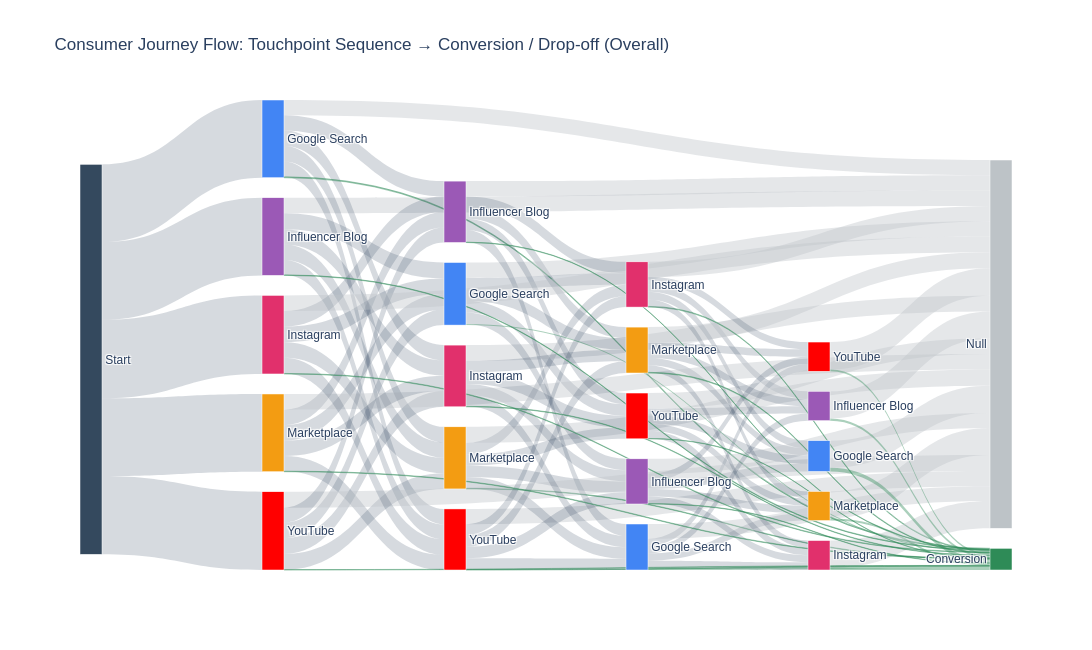

The cell this chart's notebook holds for it:
### Code cell
# ---------------------------------------------------------
# 7. BUILD & RENDER SANKEY (OVERALL)
# ---------------------------------------------------------
fig = go.Figure(data=[go.Sankey(
    node=dict(
        pad=20,
        thickness=22,
        line=dict(color="white", width=0.5),
        label=display_labels,
        color=node_colors,
    ),
    link=dict(
        source=sources,
        target=targets,
        value=values,
        color=link_colors,
    )
)])

fig.update_layout(
    title_text="Consumer Journey Flow: Touchpoint Sequence → Conversion / Drop-off (Overall)",
    font=dict(size=12, family="Arial"),
    height=650,
    width=1100,
    plot_bgcolor='white',
    paper_bgcolor='white',
)

fig.show()
fig.write_image('exec_sankey_overall.png', scale=2)
fig.write_html('exec_sankey_overall.html')   # interactive version for the deck/email

print("Saved overall Sankey diagram (PNG + interactive HTML).")

### Figure 1 — Plotly figure (JSON) as saved in the notebook; plotly's stock layout.template omitted (floating-point values rounded to 4 significant figures)
{"data": [{"link": {"color": ["rgba(52,73,94,0.2)", "rgba(189,195,199,0.4)", "rgba(52,73,94,0.2)", "rgba(52,73,94,0.2)", "rgba(52,73,94,0.2)", "rgba(52,73,94,0.2)", "rgba(189,195,199,0.4)", "rgba(52,73,94,0.2)", "rgba(52,73,94,0.2)", "rgba(52,73,94,0.2)", "rgba(52,73,94,0.2)", "rgba(52,73,94,0.2)", "rgba(189,195,199,0.4)", "rgba(52,73,94,0.2)", "rgba(189,195,199,0.4)", "rgba(52,73,94,0.2)", "rgba(52,73,94,0.2)", "rgba(52,73,94,0.2)", "rgba(189,195,199,0.4)", "rgba(52,73,94,0.2)", "rgba(52,73,94,0.2)", "rgba(189,195,199,0.4)", "rgba(52,73,94,0.2)", "rgba(52,73,94,0.2)", "rgba(52,73,94,0.2)", "rgba(189,195,199,0.4)", "rgba(189,195,199,0.4)", "rgba(52,73,94,0.2)", "rgba(52,73,94,0.2)", "rgba(52,73,94,0.2)", "rgba(189,195,199,0.4)", "rgba(46,139,87,0.4)", "rgba(52,73,94,0.2)", "rgba(52,73,94,0.2)", "rgba(52,73,94,0.2)", "rgba(189,195,199,0.4)", "rgba(52,73,94,0.2)", "rgba(52,73,94,0.2)", "rgba(52,73,94,0.2)", "rgba(46,139,87,0.4)", "rgba(52,73,94,0.2)", "rgba(52,73,94,0.2)", "rgba(52,73,94,0.2)", "rgba(52,73,94,0.2)", "rgba(52,73,94,0.2)", "rgba(189,195,199,0.4)", "rgba(52,73,94,0.2)", "rgba(189,195,199,0.4)", "rgba(52,73,94,0.2)", "rgba(189,195,199,0.4)", "rgba(52,73,94,0.2)", "rgba(52,73,94,0.2)", "rgba(52,73,94,0.2)", "rgba(52,73,94,0.2)", "rgba(52,73,94,0.2)", "rgba(189,195,199,0.4)", "rgba(52,73,94,0.2)", "rgba(52,73,94,0.2)", "rgba(46,139,87,0.4)", "rgba(52,73,94,0.2)", "rgba(189,195,199,0.4)", "rgba(52,73,94,0.2)", "rgba(52,73,94,0.2)", "rgba(52,73,94,0.2)", "rgba(52,73,94,0.2)", "rgba(189,195,199,0.4)", "rgba(52,73,94,0.2)", "rgba(189,195,199,0.4)", "rgba(52,73,94,0.2)", "rgba(52,73,94,0.2)", "rgba(52,73,94,0.2)", "rgba(46,139,87,0.4)", "rgba(52,73,94,0.2)", "rgba(189,195,199,0.4)", "rgba(52,73,94,0.2)", "rgba(189,195,199,0.4)", "rgba(52,73,94,0.2)", "rgba(52,73,94,0.2)", "rgba(52,73,94,0.2)", "rgba(46,139,87,0.4)", "rgba(52,73,94,0.2)", "rgba(46,139,87,0.4)", "rgba(189,195,199,0.4)", "rgba(52,73,94,0.2)", "rgba(52,73,94,0.2)", "rgba(52,73,94,0.2)", "rgba(52,73,94,0.2)", "rgba(52,73,94,0.2)", "rgba(52,73,94,0.2)", "rgba(52,73,94,0.2)", "rgba(46,139,87,0.4)", "rgba(46,139,87,0.4)", "rgba(52,73,94,0.2)", "rgba(46,139,87,0.4)", "rgba(46,139,87,0.4)", "rgba(46,139,87,0.4)", "rgba(46,139,87,0.4)", "rgba(46,139,87,0.4)", "rgba(46,139,87,0.4)", "rgba(46,139,87,0.4)", "rgba(46,139,87,0.4)", "rgba(46,139,87,0.4)", "rgba(46,139,87,0.4)", "rgba(46,139,87,0.4)", "rgba(46,139,87,0.4)"], "source": [0, 2, 0, 1, 9, 13, 17, 0, 4, 6, 15, 1, 8, 1, 10, 4, 7, 14, 20, 10, 12, 16, 2, 10, 11, 19, 1, 11, 0, 3, 9, 1, 0, 5, 9, 15, 3, 6, 13, 9, 5, 8, 12, 6, 14, 14, 5, 6, 4, 11, 2, 9, 1, 3, 7, 4, 8, 15, 19, 9, 12, 2, 7, 6, 12, 5, 10, 13, 7, 2, 8, 13, 5, 7, 12, 18, 15, 3, 10, 20, 15, 18, 3, 13, 11, 13, 14, 8, 14, 11, 17, 8, 4, 16, 7, 10, 2, 3, 6, 4, 5, 11, 15, 14, 12], "target": [2, 22, 1, 9, 13, 17, 22, 4, 6, 15, 17, 8, 22, 10, 22, 7, 14, 20, 22, 12, 16, 22, 10, 11, 19, 22, 22, 20, 3, 9, 22, 21, 5, 9, 15, 22, 6, 13, 16, 21, 8, 12, 19, 14, 16, 22, 6, 22, 10, 22, 9, 11, 7, 7, 11, 22, 15, 19, 21, 12, 22, 6, 13, 12, 20, 22, 13, 22, 15, 8, 11, 21, 7, 22, 18, 22, 16, 10, 14, 21, 18, 21, 22, 20, 17, 19, 17, 14, 18, 18, 21, 21, 8, 21, 21, 21, 21, 21, 21, 21, 21, 21, 21, 21, 21], "value": [19504, 3928, 19513, 3886, 2882, 1883, 6810, 19523, 3902, 2912, 1798, 3839, 3950, 3868, 3838, 3878, 2786, 1877, 6893, 2863, 1948, 6837, 3748, 2844, 1857, 6767, 3803, 1835, 19733, 3922, 4029, 231, 19653, 3919, 2864, 3861, 3917, 2894, 1909, 134, 3953, 2808, 1880, 2896, 1841, 3995, 3906, 3870, 3784, 3688, 3874, 2884, 3886, 3880, 3002, 3948, 2895, 1820, 543, 2808, 3819, 3992, 2858, 2864, 1789, 3997, 2734, 3798, 2829, 3829, 2821, 178, 3773, 3836, 1799, 6873, 2035, 3933, 2955, 455, 1896, 524, 3941, 1847, 1817, 1753, 1866, 2895, 1777, 1925, 554, 125, 3873, 896, 106, 99, 133, 140, 281, 138, 105, 429, 90, 176, 108]}, "node": {"color": ["#34495e", "#4285F4", "#9B59B6", "#E1306C", "#F39C12", "#FF0000", "#4285F4", "#9B59B6", "#E1306C", "#F39C12", "#FF0000", "#4285F4", "#9B59B6", "#E1306C", "#F39C12", "#FF0000", "#4285F4", "#9B59B6", "#E1306C", "#F39C12", "#FF0000", "#2e8b57", "#bdc3c7"], "label": ["Start", "Google Search", "Influencer Blog", "Instagram", "Marketplace", "YouTube", "Google Search", "Influencer Blog", "Instagram", "Marketplace", "YouTube", "Google Search", "Influencer Blog", "Instagram", "Marketplace", "YouTube", "Google Search", "Influencer Blog", "Instagram", "Marketplace", "YouTube", "Conversion", "Null"], "line": {"color": "white", "width": 0.5}, "pad": 20, "thickness": 22}, "type": "sankey"}], "layout": {"font": {"family": "Arial", "size": 12}, "height": 650, "paper_bgcolor": "white", "plot_bgcolor": "white", "title": {"text": "Consumer Journey Flow: Touchpoint Sequence → Conversion / Drop-off (Overall)"}, "width": 1100}}
